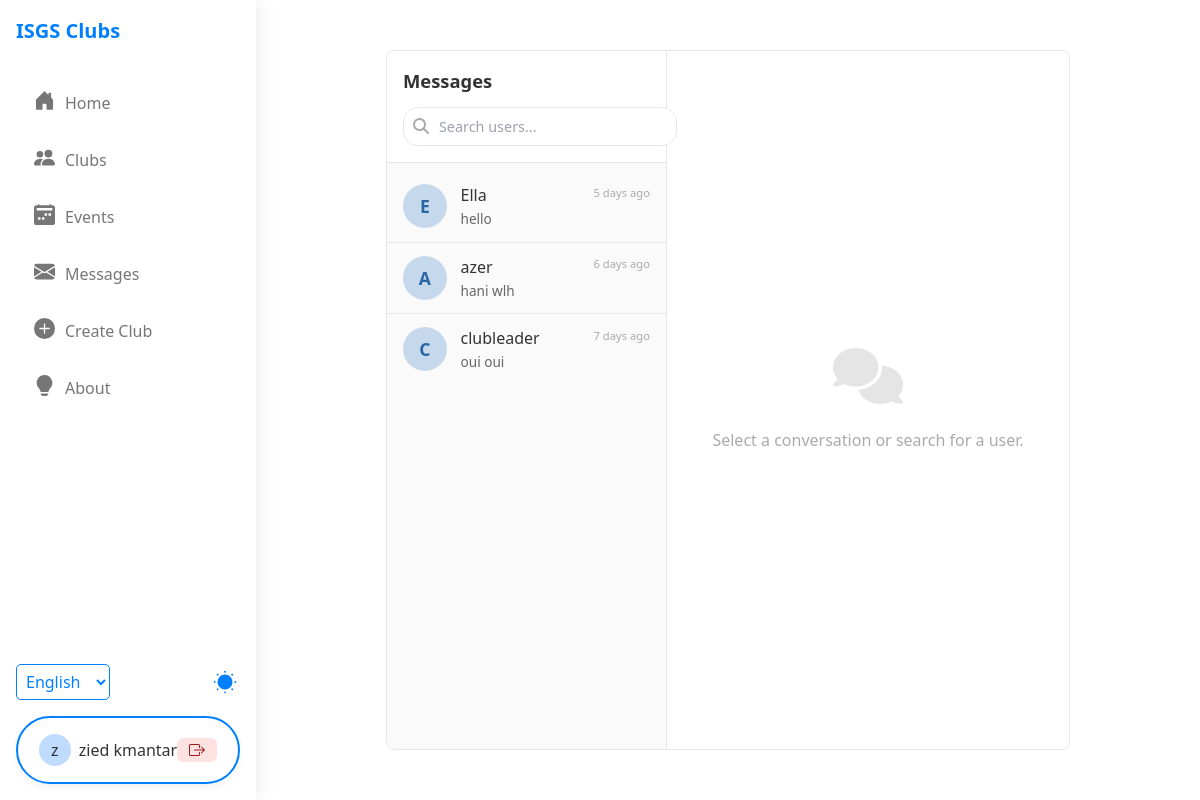
Page /messages.php (signed in) on the earlier database version.
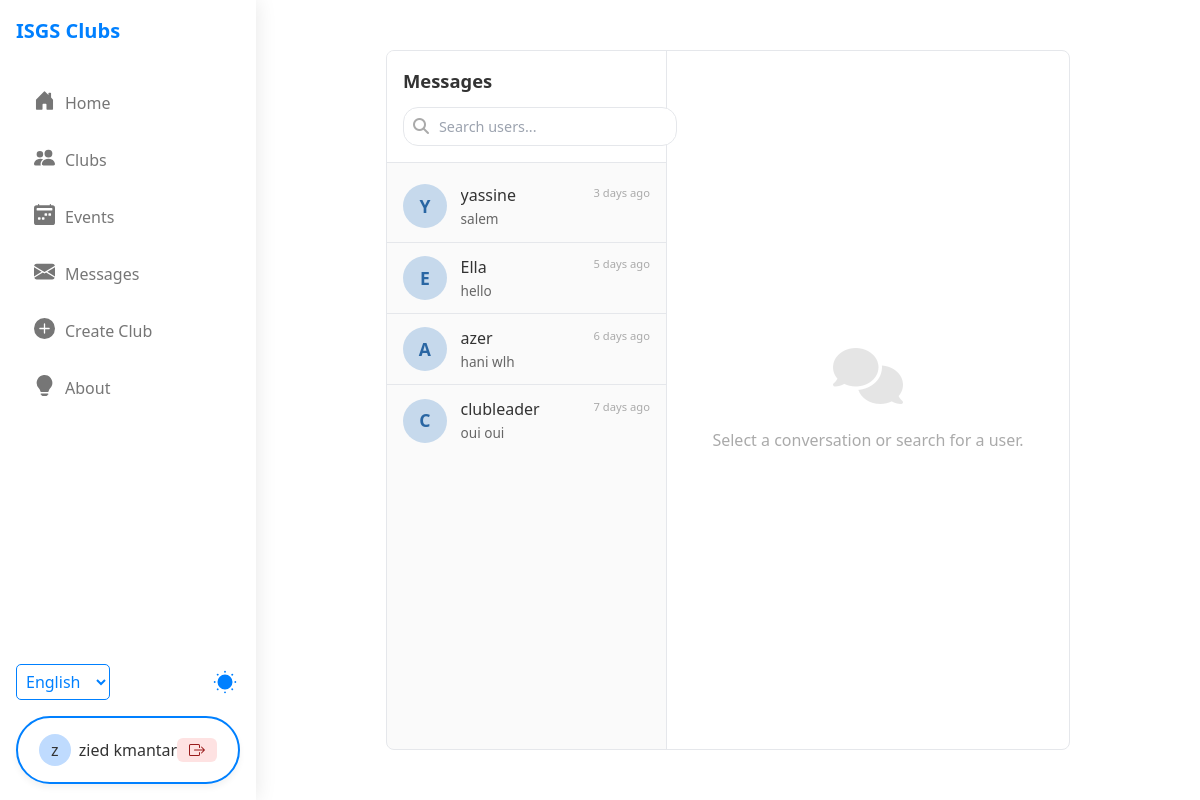
Same page on the later database version.
### tables this page shows
CREATE TABLE `users` (
  `id` int(11) NOT NULL,
  `username` varchar(50) NOT NULL,
  `email` varchar(100) NOT NULL,
  `password` varchar(255) NOT NULL,
  `role` enum('student','club_leader','admin') NOT NULL DEFAULT 'student',
  `is_banned` tinyint(1) NOT NULL DEFAULT 0,
  `ban_reason` text DEFAULT NULL,
  `banned_until` datetime DEFAULT NULL COMMENT 'Null for permanent ban',
  `created_at` timestamp NOT NULL DEFAULT current_timestamp()
);

### messages.php (the view, shortened to what the changed rows need)
<?php
require_once 'config/database.php';
$currentUserId = $_SESSION['user']['id'];
function format_time_ago($datetime, $full = false) {
    try {
        $now = new DateTime;
        $timestamp = strtotime($datetime);
        $ago = new DateTime('@' . $timestamp);
        $diff = $now->diff($ago);
        $string = [
            'y' => 'year',
            'm' => 'month',
            'd' => 'day',
            'h' => 'hour',
            'i' => 'minute',
            's' => 'second'
        ];
        foreach ($string as $k => &$v) {
            if ($diff->$k) {
                $v = $diff->$k . ' ' . $v . ($diff->$k > 1 ? 's' : '');
            } else {
                unset($string[$k]);
            }
        }
        if (!$full) $string = array_slice($string, 0, 1);
        return $string ? implode(', ', $string) . ' ago' : 'just now';
    } catch (Exception $e) {
        error_log("Error formatting time ('{$datetime}'): " . $e->getMessage());
        return 'Invalid date';
    }
}
$conversations = [];
$selectedUserId = null;
$searchQuery = trim($_GET['search'] ?? '');
try {
    $convQuery = "
        SELECT
            u.id,
            u.username,
            MAX(m.sent_at) AS last_message_time,
            (
                SELECT message_content
                FROM messages
                WHERE
                    (sender_id = :cuid1 AND receiver_id = u.id) OR
                    (sender_id = u.id AND receiver_id = :cuid1)
                ORDER BY sent_at DESC
                LIMIT 1
            ) AS last_message_content,
            (
                SELECT COUNT(*)
                FROM messages
                WHERE receiver_id = :cuid1 AND sender_id = u.id AND is_read = FALSE
            ) AS unread_count
        FROM messages m
        JOIN users u ON u.id = IF(m.sender_id = :cuid1, m.receiver_id, m.sender_id)
        WHERE
            (m.sender_id = :cuid1 OR m.receiver_id = :cuid1) AND
            u.id != :cuid1
        GROUP BY u.id, u.username
        ORDER BY last_message_time DESC
    ";
    $stmtConv = $pdo->prepare($convQuery);
    $stmtConv->bindParam(':cuid1', $currentUserId, PDO::PARAM_INT);
    $stmtConv->execute();
    $conversations = $stmtConv->fetchAll(PDO::FETCH_ASSOC);
} catch (Exception $e) {
    error_log("Error loading data: " . $e->getMessage());
    $pageError = "Error loading data.";
}
include_once 'header.php';
?>
<main class="main-content">
    <div class="messages-container">
        <aside class="conversations-panel">
            <div class="panel-header">
                <h2>Messages</h2>
            </div>
            <div class="conversations-list">
                <?php if (count($conversations) > 0): ?>
                    <?php foreach ($conversations as $convo): ?>
                        <a href="messages.php?with=<?php echo $convo['id']; ?>" class="conversation-item <?php echo ($selectedUserId === $convo['id']) ? 'active' : ''; ?>">
                            <div class="avatar-placeholder">
                                <?php echo strtoupper(substr(htmlspecialchars($convo['username']), 0, 1)); ?>
                            </div>
                            <div class="conversation-info">
                                <span class="username"><?php echo htmlspecialchars($convo['username']); ?></span>
                                <span class="last-message-preview">
                                    <?php
                                    $lm = $convo['last_message_content'] ?? 'No messages';
                                    echo htmlspecialchars(substr($lm, 0, 35)) . (strlen($lm) > 35 ? '...' : '');
                                    ?>
                                </span>
                            </div>
                            <span class="message-time">
                                <?php echo isset($convo['last_message_time']) ? format_time_ago($convo['last_message_time']) : ''; ?>
                            </span>
                        </a>
                    <?php endforeach; ?>
                <?php elseif (empty($searchQuery)): ?>
                    <p class="no-results">No recent conversations.</p>
                <?php endif; ?>
            </div>
        </aside>
    </div>
</main>
</body>
</html>

Differences in the rows shown:
added users: username "Y", username "yassine", lm "salem", last_message_time "3 days ago"
